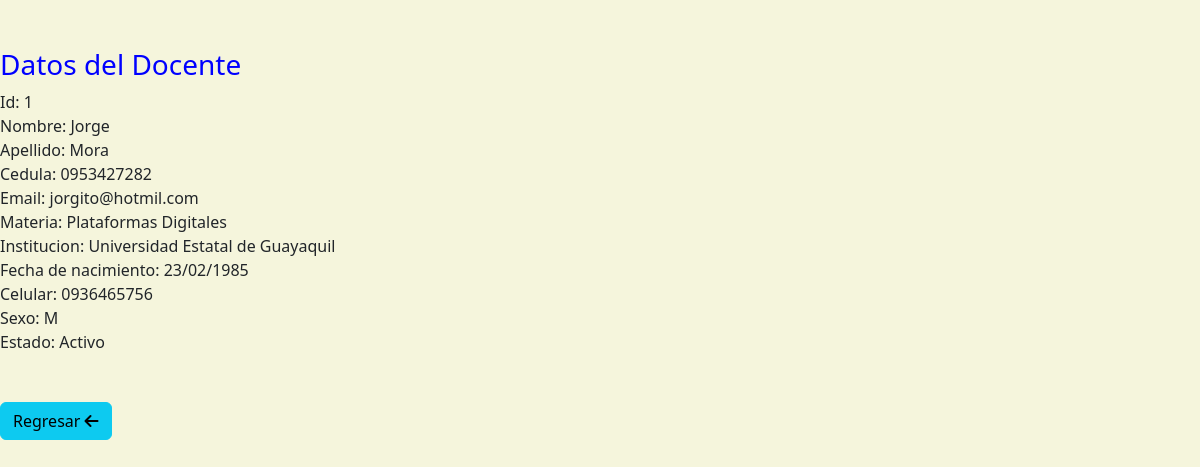
Page /ver_docente/1 on the committed database.
### docentes/models.py (models this page shows)
class Docente(models.Model):
    SEXO = [
        ("M", "Masculino"),
        ("F", "Femenino"),
    ]
    nombre = models.CharField(max_length=20)
    apellido = models.CharField(max_length=20)
    cedula = models.CharField(max_length=10)
    sexo = models.CharField(max_length=1, choices=SEXO, null=True)
    email = models.CharField(max_length=50)
    institucion = models.ForeignKey(Institucion, on_delete=models.SET_NULL, null=True)
    materia = models.ForeignKey(Materia, on_delete=models.SET_NULL, null=True)
    fecha_de_nacimiento = models.CharField(max_length=50)
    celular = models.CharField(max_length=10)
    activo = models.BooleanField(default=True)
    def __str__(self):
        return f'{self.id} - {self.apellido} {self.nombre}'

class Materia(models.Model):
    nombre = models.CharField(max_length=100)
    horas = models.IntegerField(null=True)
    institucion = models.ForeignKey(Institucion, on_delete=models.SET_NULL, null=True)
    alumno = models.ForeignKey(Alumno, on_delete=models.SET_NULL, null=True)
    def __str__(self):
        return f'{self.nombre}'

class Institucion(models.Model):
    nombre = models.CharField(max_length=100, null=True)
    direccion = models.CharField(max_length=100, null=True)
    numero = models.CharField(max_length=10, null=True)
    def __str__(self):
        return f'{self.nombre}'

### docentes/views.py (the view)
# urls.py: path('ver_docente/<int:id>', ver_docente),
def ver_docente(request, id):
    docente = get_object_or_404(Docente, pk=id)
    datos ={'docente': docente}
    print(docente)
    pagina = loader.get_template('docentes/ver.html')
    return HttpResponse(pagina.render(datos, request))

### docentes/templates/docentes/ver.html (shortened to what this page needs)
<!DOCTYPE html>
<html lang="en">
<head>
    {% load static %}
    <link href="{% static 'fontawesomefree/css/fontawesome.css' %}" rel="stylesheet" type="text/css">
    <link href="{% static 'fontawesomefree/css/brands.css' %}" rel="stylesheet" type="text/css">
    <link href="{% static 'fontawesomefree/css/solid.css' %}" rel="stylesheet" type="text/css">
    <link href="https://cdn.jsdelivr.net/npm/bootstrap@5.3.2/dist/css/bootstrap.min.css" rel="stylesheet">
</head>
<body>
    <br>
    <br>
    <h3>Datos del Docente</h3>
Id: {{docente.id}}<br>
Nombre: {{docente.nombre}}<br>
Apellido: {{docente.apellido}}<br>
Cedula: {{docente.cedula}}<br>
Email: {{docente.email}}<br>
Materia: {{docente.materia}}<br>
Institucion: {{docente.institucion}}<br>
Fecha de nacimiento: {{docente.fecha_de_nacimiento}}<br>
Celular: {{docente.celular}}<br>
Sexo: {{docente.sexo}}<br>
Estado: {% if docente.activo %}
                            Activo
                      {% else %}
                            Inactivo
                      {% endif %}<br>
    <br>
    <br>
    <a href="{%url 'inicio'%}" class="btn btn-info">Regresar <i class="fa-solid fa-arrow-left"></i></a><br>
</body>
</html>

### docentes/templates/docentes/ver.html (style rules this page uses)
body { background-color:beige; }
h3 { color:blue; }

### rows in the picture
Docente: id "1", nombre "Jorge", apellido "Mora", cedula "0953427282", email "jorgito@hotmil.com", materia "Plataformas Digitales", institucion "Universidad Estatal de Guayaquil", fecha_de_nacimiento "23/02/1985", celular "0936465756", sexo "M"
